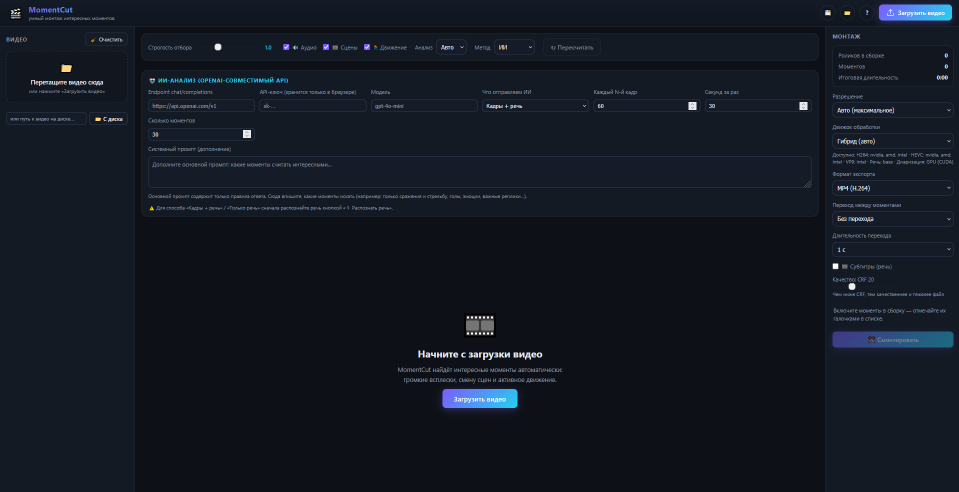
#> input picture image.png, 1917 x 983 px (shown at 1/2 size)
$ python -i analyzer.py   (imports and definitions only)
#> lines starting #> are read from the running program, lines starting #| are printed output that depends on the picture
### backend/ffmpeg_locate.py
"""Поиск исполняемых файлов ffmpeg/ffprobe (не полагаемся только на PATH)."""
from __future__ import annotations

import glob
import os
import shutil
import subprocess

_CACHE: dict[str, str | None] = {}


# [16 lines left out: function _candidate_dirs, not called in this run]


def find_tool(name: str) -> str | None:
    """Возвращает полный путь к утилите или None."""
    if name in _CACHE:
        return _CACHE[name]

    exe = shutil.which(name)
    if exe:
        _CACHE[name] = exe
        return exe

    if os.name == "nt":
        for d in _candidate_dirs():
            cand = os.path.join(d, f"{name}.exe")
            if os.path.isfile(cand):
                _CACHE[name] = cand
                return cand

    _CACHE[name] = None
    return None


FFMPEG = os.environ.get("FFMPEG") or find_tool("ffmpeg")
FFPROBE = os.environ.get("FFPROBE") or find_tool("ffprobe")


# [11 lines left out: function ensure_available, not called in this run]


# --------------------------------------------------------------------------
# Детекция доступных видеокодеков (программных и аппаратных)
# --------------------------------------------------------------------------
_ENC_CACHE: set[str] | None = None


# [22 lines left out: function get_available_encoders, not called in this run]


def has_encoder(name: str) -> bool:
    return name in get_available_encoders()


# Семейство кодека -> [(vendor, encoder), ...] в порядке приоритета для «гибрида».
HW_ENCODERS: dict[str, list[tuple[str, str]]] = {
    "h264": [
        ("nvidia", "h264_nvenc"),
        ("amd", "h264_amf"),
        ("intel", "h264_qsv"),
    ],
    "hevc": [
        ("nvidia", "hevc_nvenc"),
        ("amd", "hevc_amf"),
        ("intel", "hevc_qsv"),
    ],
    "vp9": [
        ("intel", "vp9_qsv"),
    ],
}

CPU_ENCODERS: dict[str, str] = {
    "h264": "libx264",
    "hevc": "libx265",
    "vp9": "libvpx-vp9",
}


def available_hw_encoders(family: str) -> list[tuple[str, str]]:
    """Список (vendor, encoder) доступных аппаратных энкодеров для семейства."""
    return [(v, e) for v, e in HW_ENCODERS.get(family, []) if has_encoder(e)]


# [12 lines left out: function describe_engine, not called in this run]


# --------------------------------------------------------------------------
# Аппаратное декодирование (для анализа на GPU)
# --------------------------------------------------------------------------
_HWACCEL_CACHE: list[str] | None = None


# [20 lines left out: function hwaccels, not called in this run]


def has_hwaccel(name: str) -> bool:
    return name in hwaccels()


def cuda_decode_available() -> bool:
    """Можно ли декодировать видео на GPU через NVDEC (ffmpeg -hwaccel cuda)."""
    return has_hwaccel("cuda")

### backend/analyzer.py
"""Анализ видео: поиск «интересных моментов» на основе нескольких сигналов.

Сигналы:
  - аудиоэнергия (громкость: крики, аплодисменты, музыкальные всплески)
  - смена сцен (гистограммное различие кадров)
  - интенсивность движения (различие соседних кадров)

Все сигналы нормализуются, взвешиваются и объединяются в кривую «интересности»,
после чего выделяются сегменты выше порога.
"""
from __future__ import annotations

import json
import math
import subprocess

import cv2
import numpy as np

from .ffmpeg_locate import FFPROBE, FFMPEG, cuda_decode_available

# Размер «мини-кадра» для визуального анализа (ускорение).
MINI_W, MINI_H = 48, 27


# [90 lines left out: functions probe_video, extract_audio_energy, not called in this run]


def compute_visual_signals(path: str, sample_fps: float = 2.0, duration: float = 0.0):
    """Вычисляет сигналы смены сцен и движения по видео.

    Возвращает (times, scene, motion) — np.ndarray одинаковой длины.
    """
#> called with path = '../image.png', sample_fps = 2, duration = 0
    cap = cv2.VideoCapture(path)
    if not cap.isOpened():
        return np.zeros(0), np.zeros(0), np.zeros(0)

    nframes = max(int(cap.get(cv2.CAP_PROP_FRAME_COUNT)), 0)
    fps = cap.get(cv2.CAP_PROP_FPS)
    if not fps or fps <= 0:
        fps = 30.0
    if not duration or duration <= 0:
        duration = nframes / fps if nframes else 0.0

    # Ограничиваем число сэмплов, чтобы не утонуть на очень длинных видео.
    max_samples = 30000
    if duration * sample_fps > max_samples:
        sample_fps = max(0.5, max_samples / duration)

    step = 1.0 / sample_fps
    n_samp = max(1, int(duration / step))
    times = np.arange(n_samp) * step

    # Кадры будем читать последовательно, обрабатывая каждый N-й (эффективнее seek).
    frame_interval = max(1, round(fps * step))
    target_step_frames = max(1, int(round(fps * step)))

    scene = []
    motion = []
    prev = None
    frame_idx = 0
    next_frame = 0
    col = np.zeros((MINI_H, MINI_W), dtype=np.float32)

    while frame_idx < n_samp:
        cap.set(cv2.CAP_PROP_POS_FRAMES, next_frame)
        ok, frame = cap.read()
#> frame is the input picture: shape (983, 1917, 3); mean B, G, R 34.5, 25.3, 19.2
        if not ok:
            break
        gray = cv2.cvtColor(frame, cv2.COLOR_BGR2GRAY)
        gray = cv2.resize(gray, (MINI_W, MINI_H), interpolation=cv2.INTER_AREA)
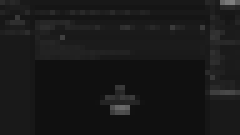
#> gray: shape (27, 48) (shown 5 times larger); min 16, max 127, mean 24.3
        gray = gray.astype(np.float32)

        if prev is None:
            scene.append(0.0)
            motion.append(0.0)
        else:
            # Гистограммное различие (смена сцены).
            h1 = cv2.calcHist([gray], [0], None, [32], [0, 256])
            h2 = cv2.calcHist([prev], [0], None, [32], [0, 256])
            d = float(cv2.compareHist(h1, h2, cv2.HISTCMP_BHATTACHARYYA))
            scene.append(d)
            # Различие кадров (движение).
            m = float(np.mean(np.abs(gray - prev)) / 255.0)
            motion.append(m)
        prev = gray
        frame_idx += 1
        next_frame += target_step_frames

    cap.release()
    n = min(len(times), len(scene), len(motion))
    return times[:n], np.array(scene[:n], dtype=np.float64), np.array(motion[:n], dtype=np.float64)


# [276 lines left out: functions _bhattacharyya, compute_visual_signals_ffmpeg, _normalize, _smooth, extract_segments, _visual_signals and 1 more, not called in this run]

>>> result = compute_visual_signals('../image.png')
